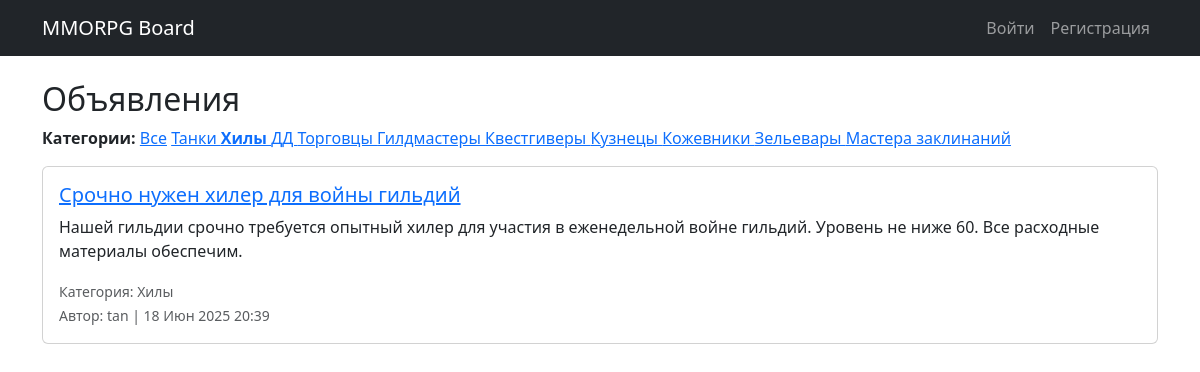
Screenshot of /?category=healer with the database file from the repository.
### board/models.py (models this page shows, shortened)
class Category(models.Model):
    name = models.CharField(max_length=100, unique=True, choices=CATEGORY_CHOICES)

class Post(models.Model):
    author = models.ForeignKey(User, on_delete=models.CASCADE)
    title = models.CharField(max_length=100)
    content = RichTextUploadingField()
    category = models.ForeignKey(Category, on_delete=models.SET_NULL, null=True)
    created_at = models.DateTimeField(auto_now_add=True)
    updated_at = models.DateTimeField(auto_now=True)
    class Meta:
        ordering = ['-created_at']
        verbose_name = 'Объявление'
        verbose_name_plural = 'Объявления'

### board/views.py (the view)
# urls.py: path('', PostListView.as_view(), name='post_list'),
class PostListView(ListView):
    model = Post
    template_name = 'board/post_list.html'
    context_object_name = 'posts'
    paginate_by = 5
    def get_queryset(self):
        queryset = Post.objects.all().order_by('-created_at')
        category_id = self.request.GET.get('category')
        if category_id:
            queryset = queryset.filter(category__name=category_id)
        return queryset
    def get_context_data(self, **kwargs):
        context = super().get_context_data(**kwargs)
        context['categories'] = Category.objects.all()
        return context

### templates/board/post_list.html (shortened to what this page needs)
{% extends 'base.html' %}
{% block content %}
<h2>Объявления</h2>
<nav class="mb-3">
  <strong>Категории:</strong>
  <a href="{% url 'post_list' %}" {% if not request.GET.category %}class="fw-bold"{% endif %}>Все</a>
  {% for category in categories %}
    <a href="{% url 'post_list' %}?category={{ category.name }}" {% if request.GET.category == category.name %}class="fw-bold"{% endif %}>
      {{ category.get_name_display }}
    </a>
  {% endfor %}
</nav>
{% for post in posts %}
  <div class="card mb-3">
    <div class="card-body">
      <h5 class="card-title">
        <a href="{% url 'post_detail' post.pk %}">{{ post.title }}</a>
      </h5>
      <p class="card-text">{{ post.content|truncatewords:25 }}</p>
      <p class="card-text">
        <small class="text-muted">
          Категория: {{ post.category.get_name_display }}<br>
          Автор: {{ post.author.username }} | {{ post.created_at|date:"d M Y H:i" }}
        </small>
      </p>
    </div>
  </div>
{% empty %}
  <p>Объявлений пока нет.</p>
{% endfor %}
{% endblock %}

### rows the page displays
Category: name "Танки"
Category: name "Хилы"
Category: name "ДД"
Category: name "Торговцы"
Category: name "Гилдмастеры"
Category: name "Квестгиверы"
Category: name "Кузнецы"
Category: name "Кожевники"
Category: name "Зельевары"
Category: name "Мастера заклинаний"
Post: title "Срочно нужен хилер для войны гильдий", content "Нашей гильдии срочно требуется опытный хилер для участия в еженедельной войне гильдий. Уровень не ниже 60. Все расходные материалы обеспечим.", category.name "Хилы", author.username "tan", created_at "18 Июн 2025 20:39"
